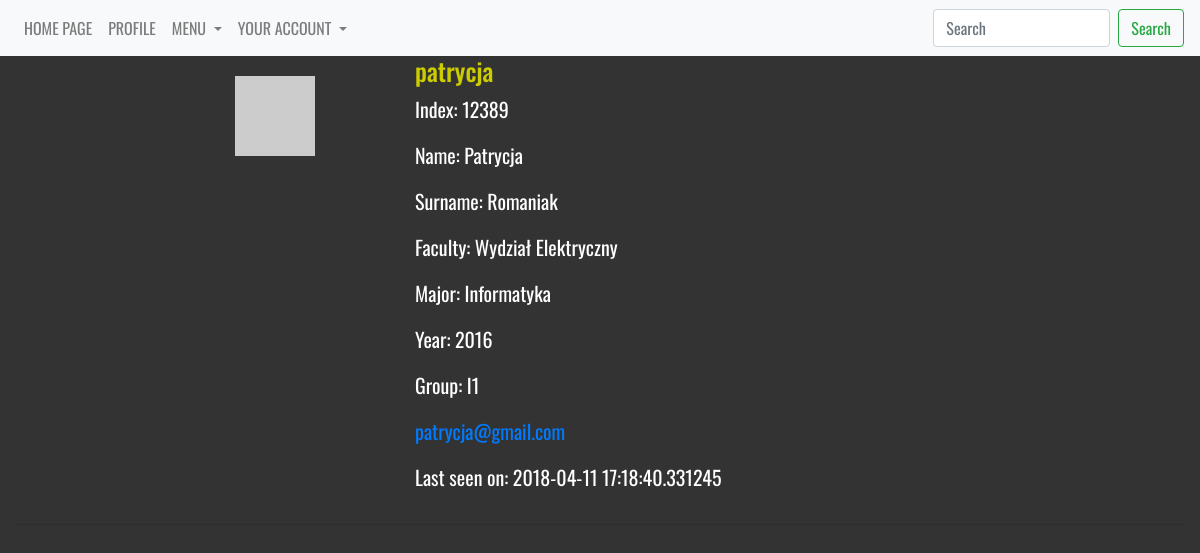
Screenshot of /students/3 (signed in) with the database file from the repository.
### models.py (models this page shows, shortened)
class User(db.Model, UserMixin):
    __tablename__ = 'user'
    __searchable__ = ['username']
    id = Column(Integer, autoincrement=True, primary_key=True)
    username = Column(String(25), default='', unique=True)
    active = Column(Boolean, default=True)
    email = Column(String(200), unique=True)
    password = Column(String(200), default='')
    admin = Column(Boolean, default=False)
    confirmed = Column(db.Boolean, nullable=False, default=False)
    confirmed_on = Column(db.DateTime, nullable=True)
    registered_on = Column(db.DateTime, nullable=False)
    about_me = Column(String(140))
    last_seen = Column(DateTime, default=datetime.utcnow)
    student_id = db.Column(db.Integer, db.ForeignKey('student.id'), unique=True)
    def get_id(self):
        return self.id
    def avatar(self, size):
        digest = md5(self.email.lower().encode('utf-8')).hexdigest()
        return 'https://www.gravatar.com/avatar/{}?d=identicon&s={}'.\
            format(digest, size)

class Student(db.Model):
    __tablename__ = 'student'
    __searchable__ = ['name', 'surname']
    id = Column(Integer, autoincrement=True, primary_key=True)
    index = Column(Integer, unique=True)
    name = Column(String(25), default='')
    surname = Column(String(25), default='')
    faculty_id = db.Column(db.Integer, db.ForeignKey('faculty.id'), nullable=False)
    major_id = db.Column(db.Integer, db.ForeignKey('major.id'), nullable=False)
    year_id = db.Column(db.Integer, db.ForeignKey('year.id'), nullable=False)
    group_id = db.Column(db.Integer, db.ForeignKey('group.id'), nullable=False)
    user = db.relationship('User', backref='student')

class Faculty(db.Model):
    __tablename__ = 'faculty'
    __searchable__ = ['name']
    id = Column(Integer, autoincrement=True, primary_key=True, )
    name = Column(String(100), default='')
    major = db.relationship('Major', backref='faculty')
    year = db.relationship('Year', backref='faculty')
    group = db.relationship('Group', backref='faculty')
    student = db.relationship('Student', backref='faculty')

class Major(db.Model):
    __tablename__ = 'major'
    __searchable__ = ['name']
    id = Column(Integer, autoincrement=True, primary_key=True)
    name = Column(String(50), default='')
    year = db.relationship('Year', backref='major')
    group = db.relationship('Group', backref='major')
    student = db.relationship('Student', backref='major')
    faculty_id = db.Column(db.Integer, db.ForeignKey('faculty.id'), nullable=False)

class Year(db.Model):
    __tablename__ = 'year'
    __searchable__ = ['nr']
    id = Column(Integer, autoincrement=True, primary_key=True)
    nr = Column(String(4), default='')
    group = db.relationship('Group', backref='year')
    student = db.relationship('Student', backref='year')
    faculty_id = db.Column(db.Integer, db.ForeignKey('faculty.id'), nullable=False)
    major_id = db.Column(db.Integer, db.ForeignKey('major.id'), nullable=False)
    secretary_id = db.Column(db.Integer, db.ForeignKey('secretary.id'), nullable=False)

class Group(db.Model):
    __tablename__ = 'group'
    __searchable__ = ['subject']
    id = Column(Integer, autoincrement=True, primary_key=True)
    name = Column(String(10), default='')
    student = db.relationship('Student', backref='group')
    faculty_id = db.Column(db.Integer, db.ForeignKey('faculty.id'), nullable=False)
    major_id = db.Column(db.Integer, db.ForeignKey('major.id'), nullable=False)
    year_id = db.Column(db.Integer, db.ForeignKey('year.id'), nullable=False)

### views/students.py (the view)
@app.route('/students/<int:id>', methods=['GET'])
@login_required
def student(id):
    student = Student.query.filter(Student.id == id).first()
    user = User.query.filter(User.id == student.id + 1).first()
    return render_template('faculty/students/profile.html', user=user, student=student, current_user=current_user)

### views/user.py (called while the page is built)
@lm.user_loader
def load_user(user_id):
    return User.query.filter(User.id == user_id).first()

@app.before_request
def before_request():
    if current_user.is_authenticated:
        current_user.last_seen = datetime.utcnow()
        db.session.commit()

### templates/faculty/students/profile.html (shortened to what this page needs)
{% extends "_base.html" %}
{% block content %}
    <div class="row">
        <div class="offset-md-2 col-md-2">
            <img class="avatar" src="{{ user.avatar(128) }}">
        </div>
        <div class="content col-md-4">
            <h5 style="color: #cccc00">{{ user.username }}</h5>
            <p> Index: {{ student.index }}</p>
            <p> Name: {{ student.name }}</p>
            <p> Surname: {{ student.surname }}</p>
            <p> Faculty: {{ student.faculty.name }}</p>
            <p> Major: {{ student.major.name }}</p>
            <p> Year: {{ student.year.nr }}</p>
            <p> Group: {{ student.group.name }}</p>
            <p><a class="u-email" href="mailto:{{ user.email }}">{{user.email }}</a></p>
                {% if user.last_seen %}<p>Last seen on: {{ user.last_seen}}</p>{% endif %}
        </div>
        <div class="content col-md-2">
        </div>
    </div>
    <hr>
{% endblock %}

### static/css/base.css (style rules this page uses)
body { background-color: #333333; padding-top: 55px; }
h5 { color: #333333; font-family: 'Oswald', sans-serif; font-size: 25px; }
hr { color: #cccc00; }
.content { color: white; font-family: 'Oswald', sans-serif; font-size: 20px; }

### static/css/profile.css (style rules this page uses)
.avatar { padding: 20px; }

### rows the page displays
User: username "patrycja", email "patrycja@gmail.com", last_seen "2018-04-11 17:18:40.331245"
Student: index "12389", name "Patrycja", surname "Romaniak"
Faculty: faculty.name "Wydział Elektryczny"
Major: major.name "Informatyka"
Year: year.nr "2016"
Group: group.name "I1"
